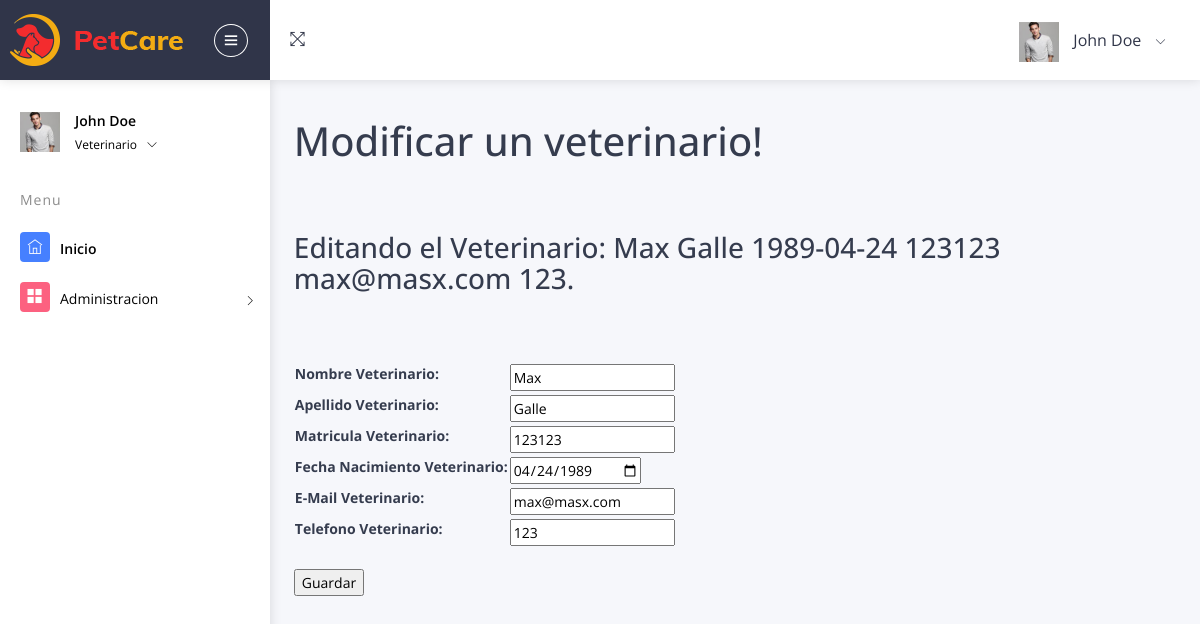
The page /AppVet/modificarVeterinario/3 (signed in) on the database as committed earlier.
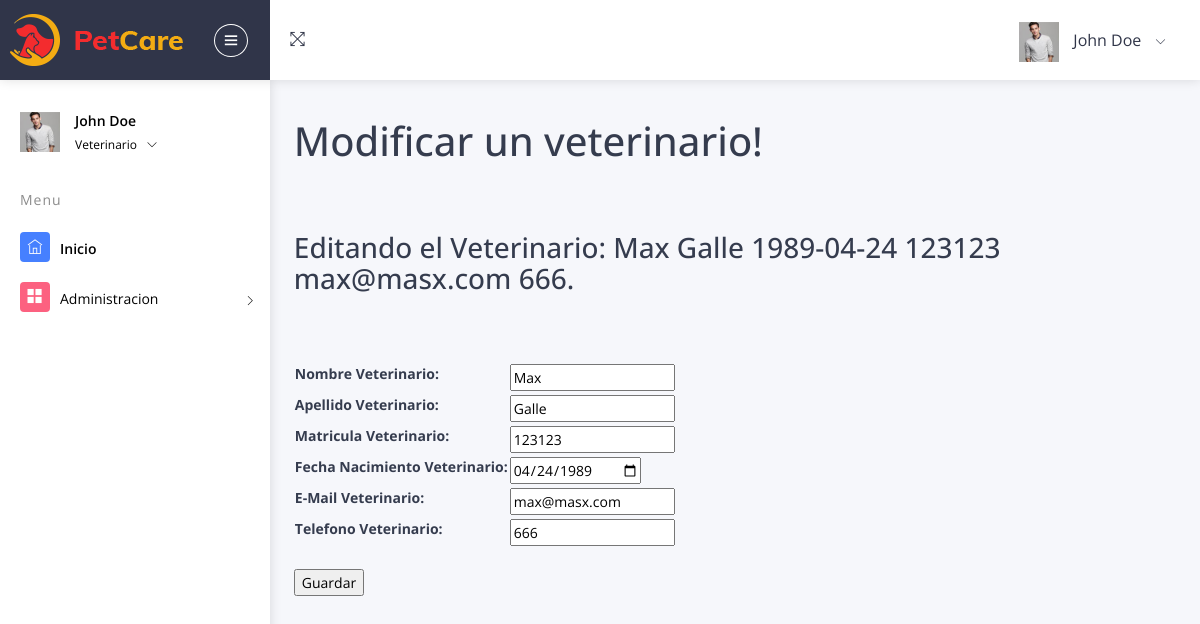
The same page on the database as committed later.
### AppVet/models.py (models this page shows)
class DatosVeterinarios(models.Model):
    nombreVet = models.CharField(max_length=30)
    apellidoVet = models.CharField(max_length=30)
    fechaNacimientoVet = models.DateField()
    matriculaVet = models.IntegerField()
    emailVet = models.EmailField(max_length=254)
    telefonoVet = models.IntegerField()
    def __str__(self):
        return self.nombreVet+" "+str(self.apellidoVet)+" "+str(self.fechaNacimientoVet)+" "+str(self.matriculaVet)+" "+str(self.emailVet)+" "+str(self.telefonoVet)

### AppVet/views.py (the view)
# urls.py: path('modificarVeterinario/<id>', views.modificarVeterinario,
@login_required
def modificarVeterinario(request, id):
    veterinario = DatosVeterinarios.objects.get(id=id)
    if request.method == "POST":
        formularioVetMod = veterinarioForm(request.POST)
        if formularioVetMod.is_valid():
            info = formularioVetMod.cleaned_data
            veterinario.nombreVet = info["nombreVetForm"]
            veterinario.apellidoVet = info["apellidoVetForm"]
            veterinario.matriculaVet = info["matriculaVetForm"]
            veterinario.emailVet = info["emailVetForm"]
            veterinario.fechaNacimientoVet = info["fechaNacimientoVetForm"]
            veterinario.telefonoVet = info["telefonoVetForm"]
            veterinario.save()
            veterinarios = DatosVeterinarios.objects.all()
            return render(request, "AppVet/App/Veterinario/busqueda_veterinarioall.html", {"veterinarios": veterinarios})
    else:
        formularioVetMod = veterinarioForm(initial={"nombreVetForm": veterinario.nombreVet, "apellidoVetForm": veterinario.apellidoVet,
                                                    "matriculaVetForm": veterinario.matriculaVet, "emailVetForm": veterinario.emailVet,
                                                    "fechaNacimientoVetForm": veterinario.fechaNacimientoVet, "telefonoVetForm": veterinario.telefonoVet})
        return render(request, "AppVet/App/Veterinario/modificar_veterinario.html", {"formularioVetMod": formularioVetMod, "veterinario": veterinario})

### AppVet/forms.py
class veterinarioForm(forms.Form):
    nombreVetForm = forms.CharField(max_length=40, label="Nombre Veterinario")
    apellidoVetForm = forms.CharField(
        max_length=40, label="Apellido Veterinario")
    matriculaVetForm = forms.IntegerField(label="Matricula Veterinario")
    fechaNacimientoVetForm = forms.DateField(
        widget=NumberInput(attrs={'type': 'date'}), label="Fecha Nacimiento Veterinario")
    emailVetForm = forms.EmailField(label="E-Mail Veterinario")
    telefonoVetForm = forms.IntegerField(label="Telefono Veterinario")

### AppVet/templates/AppVet/App/Veterinario/modificar_veterinario.html (shortened to what this page needs)
{% extends "AppVet/App/app_admin.html" %} {% load static %} {% block titulo %}
<h1 class="mb-5">Modificar un veterinario!</h1>
<br />
<h3 class="mb-5">Editando el Veterinario: {{ veterinario }}.</h3>
{% endblock %} {% block contenido_que_cambia %}
<br />
<form action="{% url 'modificarVeterinario' veterinario.id %}" method="POST">
  <table>
    {{ formularioVetMod.as_table }}
  </table>
  <br />
  <input type="submit" value="Guardar" />
</form>
{% endblock %}

Rows that differ between the two databases and show on the page:
changed DatosVeterinarios: nombreVet+apellidoVet+fechaNacimientoVet "Max Galle 1989-04-24 123123 max@masx.com 123" → "Max Galle 1989-04-24 123123 max@masx.com 666"
Other text that changed with them:
form field telefonoVetForm: "123" → "666"
